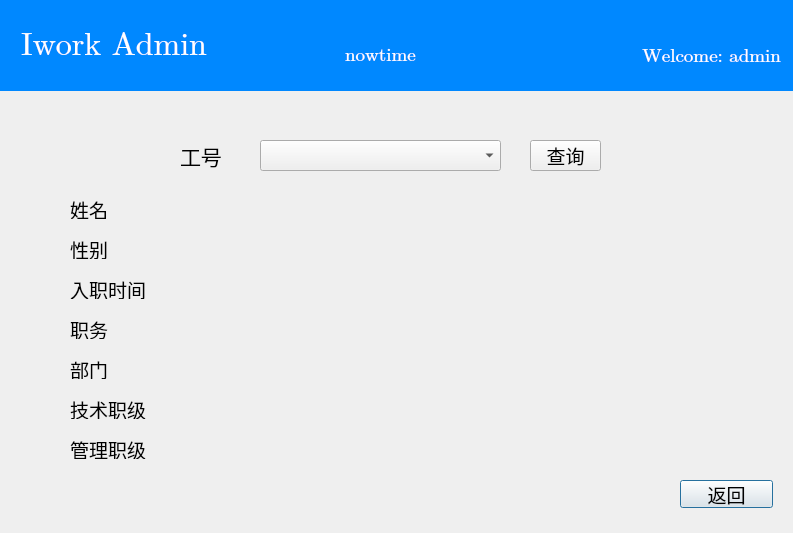
<?xml version="1.0" encoding="UTF-8"?>
<ui version="4.0">
 <class>userfind</class>
 <widget class="QDialog" name="userfind">
  <property name="geometry">
   <rect>
    <x>0</x>
    <y>0</y>
    <width>793</width>
    <height>533</height>
   </rect>
  </property>
  <property name="windowTitle">
   <string>Dialog</string>
  </property>
  <widget class="QPushButton" name="pushButton">
   <property name="geometry">
    <rect>
     <x>680</x>
     <y>480</y>
     <width>93</width>
     <height>28</height>
    </rect>
   </property>
   <property name="font">
    <font>
     <family>楷体</family>
     <pointsize>14</pointsize>
    </font>
   </property>
   <property name="text">
    <string>返回</string>
   </property>
  </widget>
  <widget class="QLabel" name="inf">
   <property name="geometry">
    <rect>
     <x>480</x>
     <y>20</y>
     <width>301</width>
     <height>71</height>
    </rect>
   </property>
   <property name="font">
    <font>
     <family>Cambria Math</family>
     <pointsize>14</pointsize>
    </font>
   </property>
   <property name="layoutDirection">
    <enum>Qt::RightToLeft</enum>
   </property>
   <property name="styleSheet">
    <string notr="true">QLabel#inf{
	background-color: #0088ff; 
	color: #ffffff;
	min-width:30px;
	min-height:30px;
}</string>
   </property>
   <property name="text">
    <string>Welcome: admin</string>
   </property>
   <property name="alignment">
    <set>Qt::AlignRight|Qt::AlignTrailing|Qt::AlignVCenter</set>
   </property>
  </widget>
  <widget class="QLabel" name="title">
   <property name="geometry">
    <rect>
     <x>0</x>
     <y>0</y>
     <width>801</width>
     <height>91</height>
    </rect>
   </property>
   <property name="font">
    <font>
     <family>Cambria Math</family>
     <pointsize>24</pointsize>
    </font>
   </property>
   <property name="contextMenuPolicy">
    <enum>Qt::CustomContextMenu</enum>
   </property>
   <property name="styleSheet">
    <string notr="true">QLabel#title{
	background-color: #0088ff; 
	color: #ffffff;
	min-width:30px;
	min-height:30px;
}</string>
   </property>
   <property name="text">
    <string>  Iwork Admin</string>
   </property>
  </widget>
  <widget class="QLabel" name="tstr">
   <property name="geometry">
    <rect>
     <x>260</x>
     <y>40</y>
     <width>241</width>
     <height>30</height>
    </rect>
   </property>
   <property name="font">
    <font>
     <family>Cambria Math</family>
     <pointsize>14</pointsize>
    </font>
   </property>
   <property name="styleSheet">
    <string notr="true">QLabel#tstr{
	background-color: #0088ff; 
	color: #ffffff;
	min-width:30px;
	min-height:30px;
}</string>
   </property>
   <property name="text">
    <string>nowtime</string>
   </property>
   <property name="alignment">
    <set>Qt::AlignCenter</set>
   </property>
  </widget>
  <widget class="QLabel" name="ed">
   <property name="geometry">
    <rect>
     <x>70</x>
     <y>280</y>
     <width>101</width>
     <height>19</height>
    </rect>
   </property>
   <property name="font">
    <font>
     <family>楷体</family>
     <pointsize>14</pointsize>
    </font>
   </property>
   <property name="text">
    <string>入职时间</string>
   </property>
  </widget>
  <widget class="QLabel" name="jsd">
   <property name="geometry">
    <rect>
     <x>70</x>
     <y>400</y>
     <width>101</width>
     <height>19</height>
    </rect>
   </property>
   <property name="font">
    <font>
     <family>楷体</family>
     <pointsize>14</pointsize>
    </font>
   </property>
   <property name="text">
    <string>技术职级</string>
   </property>
  </widget>
  <widget class="QLabel" name="gld">
   <property name="geometry">
    <rect>
     <x>70</x>
     <y>440</y>
     <width>101</width>
     <height>19</height>
    </rect>
   </property>
   <property name="font">
    <font>
     <family>楷体</family>
     <pointsize>14</pointsize>
    </font>
   </property>
   <property name="text">
    <string>管理职级</string>
   </property>
  </widget>
  <widget class="QLabel" name="es">
   <property name="geometry">
    <rect>
     <x>220</x>
     <y>280</y>
     <width>211</width>
     <height>19</height>
    </rect>
   </property>
   <property name="font">
    <font>
     <family>楷体</family>
     <pointsize>14</pointsize>
    </font>
   </property>
   <property name="text">
    <string/>
   </property>
  </widget>
  <widget class="QLabel" name="bms">
   <property name="geometry">
    <rect>
     <x>220</x>
     <y>360</y>
     <width>211</width>
     <height>19</height>
    </rect>
   </property>
   <property name="font">
    <font>
     <family>楷体</family>
     <pointsize>14</pointsize>
    </font>
   </property>
   <property name="text">
    <string/>
   </property>
  </widget>
  <widget class="QPushButton" name="check">
   <property name="geometry">
    <rect>
     <x>530</x>
     <y>140</y>
     <width>71</width>
     <height>31</height>
    </rect>
   </property>
   <property name="font">
    <font>
     <family>楷体</family>
     <pointsize>14</pointsize>
    </font>
   </property>
   <property name="contextMenuPolicy">
    <enum>Qt::DefaultContextMenu</enum>
   </property>
   <property name="layoutDirection">
    <enum>Qt::LeftToRight</enum>
   </property>
   <property name="text">
    <string>查询</string>
   </property>
  </widget>
  <widget class="QLabel" name="ss">
   <property name="geometry">
    <rect>
     <x>220</x>
     <y>240</y>
     <width>211</width>
     <height>19</height>
    </rect>
   </property>
   <property name="font">
    <font>
     <family>楷体</family>
     <pointsize>14</pointsize>
    </font>
   </property>
   <property name="text">
    <string/>
   </property>
  </widget>
  <widget class="QComboBox" name="Box">
   <property name="geometry">
    <rect>
     <x>260</x>
     <y>140</y>
     <width>241</width>
     <height>31</height>
    </rect>
   </property>
   <property name="font">
    <font>
     <family>Cambria Math</family>
     <pointsize>14</pointsize>
    </font>
   </property>
  </widget>
  <widget class="QLabel" name="pd">
   <property name="geometry">
    <rect>
     <x>70</x>
     <y>320</y>
     <width>101</width>
     <height>19</height>
    </rect>
   </property>
   <property name="font">
    <font>
     <family>楷体</family>
     <pointsize>14</pointsize>
    </font>
   </property>
   <property name="text">
    <string>职务</string>
   </property>
  </widget>
  <widget class="QLabel" name="nd">
   <property name="geometry">
    <rect>
     <x>70</x>
     <y>200</y>
     <width>69</width>
     <height>19</height>
    </rect>
   </property>
   <property name="font">
    <font>
     <family>楷体</family>
     <pointsize>14</pointsize>
    </font>
   </property>
   <property name="text">
    <string>姓名</string>
   </property>
  </widget>
  <widget class="QLabel" name="bmd">
   <property name="geometry">
    <rect>
     <x>70</x>
     <y>360</y>
     <width>101</width>
     <height>19</height>
    </rect>
   </property>
   <property name="font">
    <font>
     <family>楷体</family>
     <pointsize>14</pointsize>
    </font>
   </property>
   <property name="text">
    <string>部门</string>
   </property>
  </widget>
  <widget class="QLabel" name="gls">
   <property name="geometry">
    <rect>
     <x>220</x>
     <y>440</y>
     <width>211</width>
     <height>19</height>
    </rect>
   </property>
   <property name="font">
    <font>
     <family>楷体</family>
     <pointsize>14</pointsize>
    </font>
   </property>
   <property name="text">
    <string/>
   </property>
  </widget>
  <widget class="QLabel" name="nd_2">
   <property name="geometry">
    <rect>
     <x>180</x>
     <y>140</y>
     <width>69</width>
     <height>31</height>
    </rect>
   </property>
   <property name="font">
    <font>
     <family>楷体</family>
     <pointsize>16</pointsize>
    </font>
   </property>
   <property name="text">
    <string>工号</string>
   </property>
  </widget>
  <widget class="QLabel" name="ns">
   <property name="geometry">
    <rect>
     <x>220</x>
     <y>200</y>
     <width>211</width>
     <height>19</height>
    </rect>
   </property>
   <property name="font">
    <font>
     <family>楷体</family>
     <pointsize>14</pointsize>
    </font>
   </property>
   <property name="text">
    <string/>
   </property>
  </widget>
  <widget class="QLabel" name="ps">
   <property name="geometry">
    <rect>
     <x>220</x>
     <y>320</y>
     <width>211</width>
     <height>19</height>
    </rect>
   </property>
   <property name="font">
    <font>
     <family>楷体</family>
     <pointsize>14</pointsize>
    </font>
   </property>
   <property name="text">
    <string/>
   </property>
  </widget>
  <widget class="QLabel" name="jss">
   <property name="geometry">
    <rect>
     <x>220</x>
     <y>400</y>
     <width>211</width>
     <height>19</height>
    </rect>
   </property>
   <property name="font">
    <font>
     <family>楷体</family>
     <pointsize>14</pointsize>
    </font>
   </property>
   <property name="text">
    <string/>
   </property>
  </widget>
  <widget class="QLabel" name="sd">
   <property name="geometry">
    <rect>
     <x>70</x>
     <y>240</y>
     <width>69</width>
     <height>19</height>
    </rect>
   </property>
   <property name="font">
    <font>
     <family>楷体</family>
     <pointsize>14</pointsize>
    </font>
   </property>
   <property name="text">
    <string>性别</string>
   </property>
  </widget>
  <zorder>pushButton</zorder>
  <zorder>title</zorder>
  <zorder>inf</zorder>
  <zorder>tstr</zorder>
  <zorder>ed</zorder>
  <zorder>jsd</zorder>
  <zorder>gld</zorder>
  <zorder>es</zorder>
  <zorder>bms</zorder>
  <zorder>check</zorder>
  <zorder>ss</zorder>
  <zorder>Box</zorder>
  <zorder>pd</zorder>
  <zorder>nd</zorder>
  <zorder>bmd</zorder>
  <zorder>gls</zorder>
  <zorder>nd_2</zorder>
  <zorder>ns</zorder>
  <zorder>ps</zorder>
  <zorder>jss</zorder>
  <zorder>sd</zorder>
 </widget>
 <resources/>
 <connections/>
</ui>
